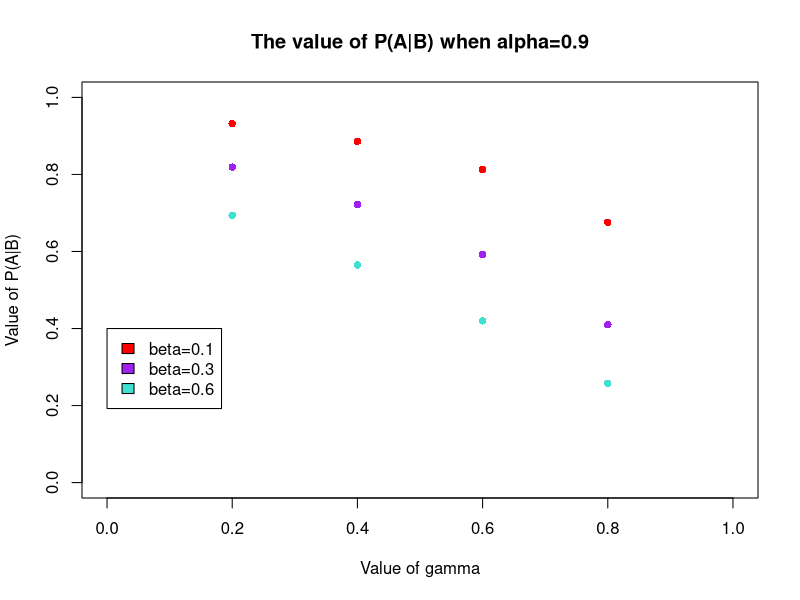

Reproduce this figure in R.

gamma1<- c(0.2, 0.4, 0.6, 0.8)
pab1<- c(0.932, 0.886, 0.813, 0.676)
gamma2<- c(0.2, 0.4, 0.6, 0.8)
pab2<- c(0.819, 0.722, 0.592, 0.410)
gamma3<- c(0.2, 0.4, 0.6, 0.8)
pab3<- c(0.694, 0.565, 0.42, 0.258)


plot(gamma1, pab1, pch=16, 
     xlim=c(0,1), ylim=c(0,1),
     xlab="Value of gamma", ylab="Value of P(A|B)", col='red')
points(gamma2, pab2, pch=16, col='purple')
points(gamma3, pab3, pch=16, col='turquoise')
title("The value of P(A|B) when alpha=0.9")
legend(0.0, 0.4, c("beta=0.1","beta=0.3","beta=0.6"), c('red', 'purple', 'turquoise'))
